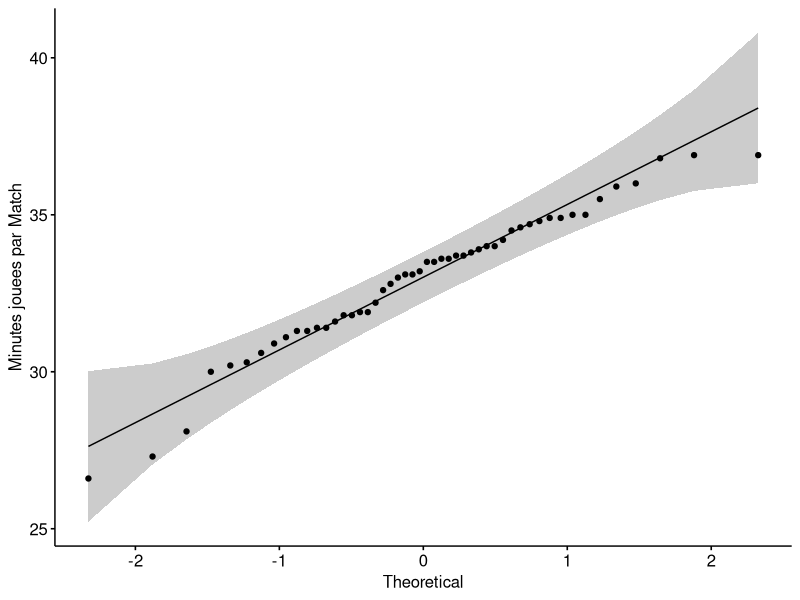
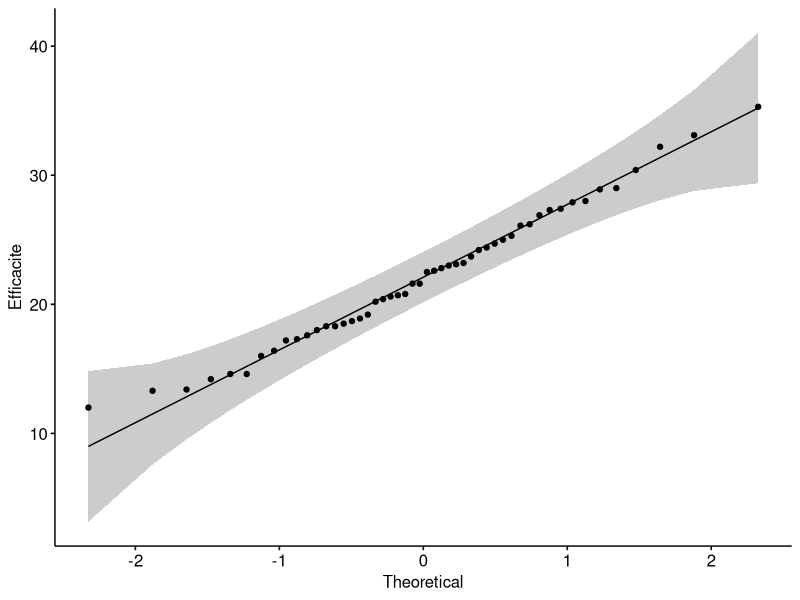

Reproduce these figures in R, in order. (Note: this script raises an error after producing the figures.)

# Installing external library
if(!require(ggpubr)) 
  install.packages("ggpubr");

setwd("C:/Users/Joe/Documents/University/2019 Automne/MTH230D - Probabilite et Statistique/TP/Partie 2");

#Getting Data
data = read.csv("1939689_1903555_1881786.csv", header = TRUE, 
                col.names = c("id", "name", "nationality", "ppg", 
                              "mpg", "fgm", "fga", "threepm", "rebounds", "assists", "steals", "blocks", "turnovers", "efficiency"));

# Loading library
library("ggpubr");

# Visual Inspection of the data's normality
ggqqplot(data$mpg, ylab = "Minutes jouees par Match");
ggqqplot(data$efficiency, ylab = "Efficacite");

# Shapiro-Wilk normality test
shapiro.test(data$efficiency);
shapiro.test(data$mpg);

# Corrolations tests
cor.test(data$efficiency, data$mpg, method = "pearson");
cor.test(data$efficiency, data$mpg, method = "pearson", conf.level = 0.9);


# Scatter Plot
ggscatter(
  data, 
  x = data$mpg, 
  y = data$efficiency, 
  add = "reg.line", 
  conf.int = TRUE, 
  cor.method = "pearson", 
  xlab = "Minutes par match", 
  ylab = "Efficacite"
)




